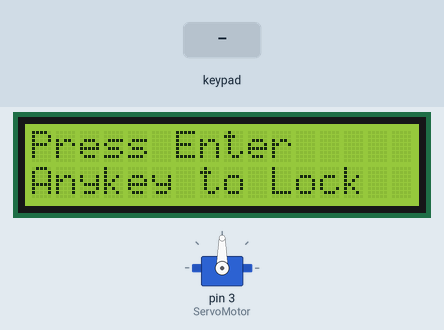
Bench run of a sketch on a simulated Arduino Uno, built with avr-gcc and run on an emulated ATmega328P. Shown: servo, 16×2 character LCD. Inputs (shaded band) come from the test bench.

Above: at 1.2 s.
1.3 s: keypad keys 1 3 1 2 1 1 1 0 pressed 0.4 s apart
At 5.0 s:
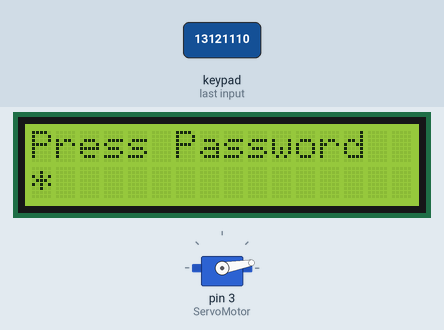
6.0 s: key '1' pressed
At 6.9 s:
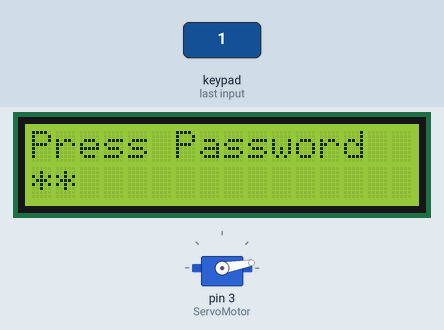
7.5 s: keypad keys 9 8 7 6 pressed 0.4 s apart
At 9.3 s:
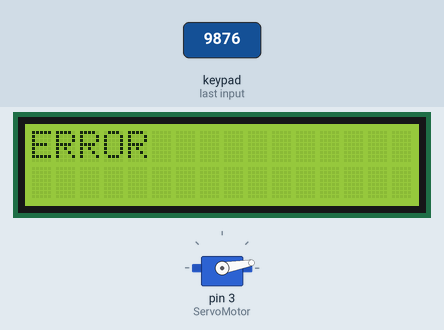
11.2 s: key '2' pressed
At 12.1 s:
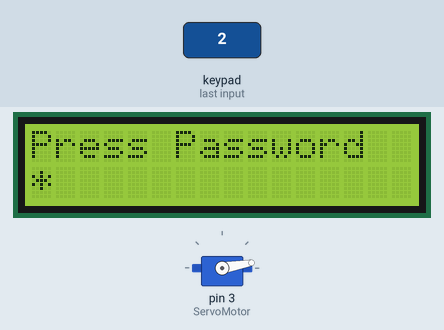
12.7 s: key '3' pressed
At 13.3 s:
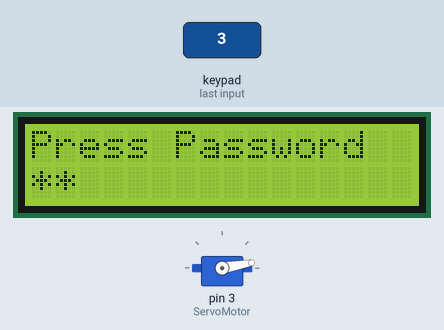
Timing chart, 0 to 15.2 s (numbered marks = the images above; inputs shaded):
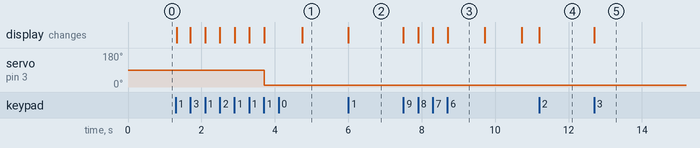

The sketch:

password_arduino.ino
```cpp
#include <Servo.h>
#include <Keypad.h>
#include <LiquidCrystal_I2C.h>
LiquidCrystal_I2C lcd(0x27,16,2);
Servo ServoMotor;
int position =0;
int Servoposition =90;
const byte rows =4;
const byte cols =4;
char pass[6];
char unlock[6];
char keys[rows][cols]= {
  {'1','2','3','A'},
  {'4','5','6','B'},
  {'7','8','9','C'},
  {'*','0','#','D'}
};
byte rowPins[rows] = {13,12,11,10};
byte colPins[cols] = {9,8,7,6};
Keypad keypad = Keypad( makeKeymap(keys), rowPins, colPins, rows, cols);
char key;
void setup()
{
  ServoMotor.attach(3);
  lcd.init();
  lcd.backlight();
}
void loop()
{
  if(Servoposition==90&&position==0){
    do{
      position=0;
      lcd.setCursor(0,0);
      lcd.print("Press Enter ");
      lcd.setCursor(0,1);
      lcd.print("Anykey to Lock");
    }while(keypad.getKey()==NO_KEY);
    lcd.clear();
    lcd.setCursor(0,0);
    lcd.print("SetPassword 6DIT");
    while(position<6){
      lcd.setCursor(position,1);
      key = keypad.getKey();
      if (key != NO_KEY){
        pass[position]=key;
        lcd.print("*");
        position ++;
      }
    }
    Servoposition = 10;
  }
  ServoMotor.write(Servoposition);
  delay(1000);
  lcd.clear();
  lcd.setCursor(0,0);
  lcd.print("Press Password");
  if (Servoposition == 10){
    int num =0;
    while(num<6){
      lcd.setCursor(num,1);
      key = keypad.getKey();
      if (key != NO_KEY){
        unlock[num]=key;
        lcd.print("*");
        num++;
      }
    }
    int chk=0;
    while(chk<6){
      if(unlock[chk]==pass[chk]){
        chk++;
      }
      else{
        num=0;
        chk=7;
        Servoposition=10;
        lcd.clear();
        lcd.print("ERROR");
        delay(1000);
        lcd.clear();
      }
    }
    if(chk==6){
      Servoposition = 90;
      ServoMotor.write(Servoposition);
      position = 0;
    }
  }
}
```

Measured:
- after the input at 1.3 s, servo on pin 3 (ServoMotor): 90° → 10° after 2.4 s; the display: first changes at once (image 1 shows a later state)
- after the input at 6.0 s, the display: changes at once (image 2)
- after the input at 7.5 s, the display: first changes at once (image 3 shows a later state)
- after the input at 11.2 s, the display: changes at once (image 4)
- after the input at 12.7 s, the display: changes at once (image 5)
- what the display in image 3 shows lasts 1.0 s, from 8.7 s to 9.7 s
